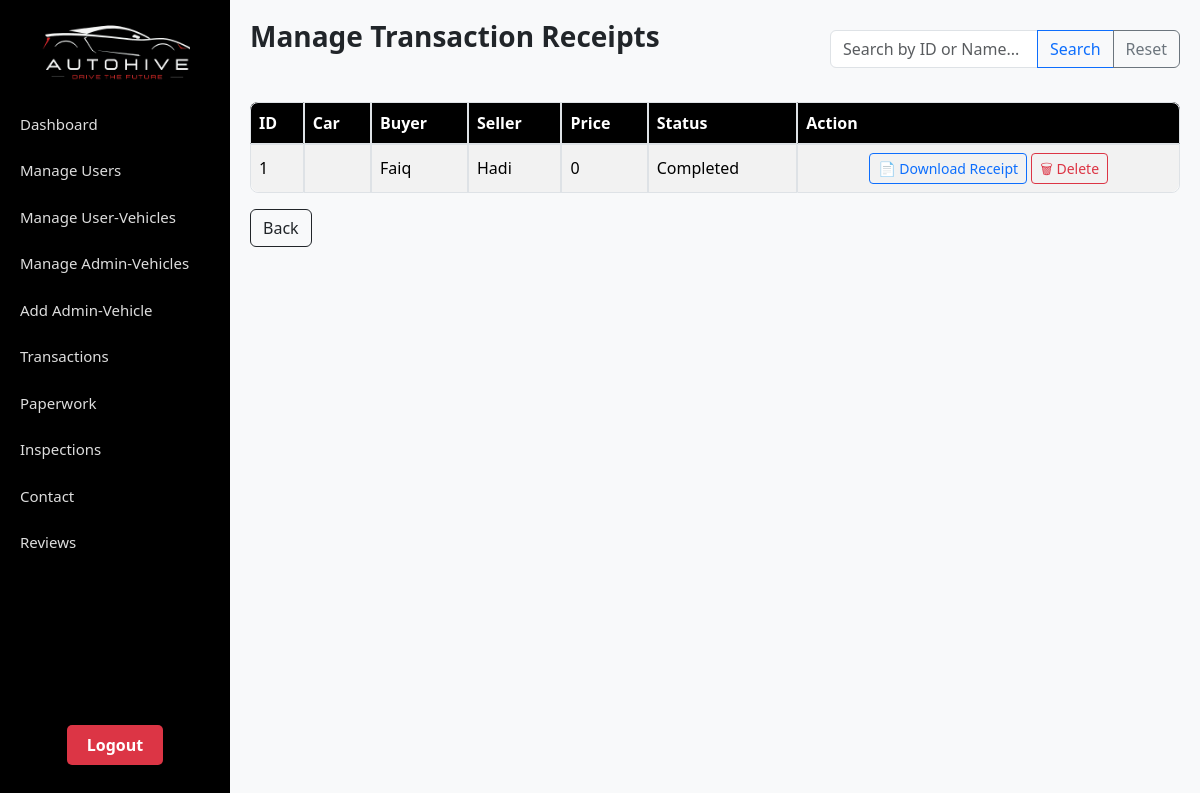
/admin/manage_transaction.php (signed in), run on the app's committed database.
### tables this page shows
CREATE TABLE `transactions` (
  `id` int(11) NOT NULL,
  `buyer_id` int(11) NOT NULL,
  `seller_id` int(11) NOT NULL,
  `user_vehicle_id` int(11) DEFAULT NULL,
  `admin_vehicle_id` int(11) DEFAULT NULL,
  `price` decimal(15,2) NOT NULL,
  `status` enum('pending','completed','cancelled') DEFAULT 'pending',
  `completed_at` datetime DEFAULT NULL,
  `created_at` timestamp NOT NULL DEFAULT current_timestamp()
);

CREATE TABLE `users` (
  `id` int(11) NOT NULL,
  `name` varchar(100) NOT NULL,
  `email` varchar(150) NOT NULL,
  `password` varchar(255) NOT NULL,
  `user_type` enum('buyer','seller','admin') NOT NULL DEFAULT 'buyer',
  `verified` tinyint(1) DEFAULT 1,
  `created_at` timestamp NOT NULL DEFAULT current_timestamp(),
  `phone` varchar(20) NOT NULL,
  `gender` enum('male','female','other') NOT NULL,
  `profile_image` varchar(255) DEFAULT 'default.jpg'
);

### admin/manage_transaction.php (the view, shortened to what this page needs)
<?php
include '../dbconnect.php';
$transactions = $conn->query("SELECT t.*, b.name AS buyer, s.name AS seller,
    COALESCE(v.name, uv.name) AS car_name,
    COALESCE(v.price, uv.price) AS price
    FROM transactions t
    JOIN users b ON t.buyer_id=b.id
    JOIN users s ON t.seller_id=s.id
    LEFT JOIN vehicles v ON t.admin_vehicle_id=v.id
    LEFT JOIN user_vehicles uv ON t.user_vehicle_id=uv.id
    ORDER BY t.id DESC");
function formatPKR($amount) {
    if ($amount >= 10000000) {
        return round($amount / 10000000, 1) . ' Crore';
    } elseif ($amount >= 100000) {
        return round($amount / 100000, 1) . ' Lac';
    } else {
        return number_format($amount);
    }
}
?>
<!DOCTYPE html>
<html lang="en">
<head>
  <link href="https://cdn.jsdelivr.net/npm/bootstrap@5.3.3/dist/css/bootstrap.min.css" rel="stylesheet">
  <link rel="stylesheet" href="css/manage_transaction.css">
</head>
<body>
<div class="sidebar">
  <div>
    <div class="logo">
      <img src="../extraimages/logo.png" alt="Logo">
    </div>
    <div class="sidebar-links">
                <a href="dashboard.php">Dashboard</a>
                <a href="manage_users.php">Manage Users</a>
                <a href="manage_vehicle.php">Manage User-Vehicles</a>
                <a href="manage_admin-vehicles.php">Manage Admin-Vehicles</a>
                <a href="add_car.php">Add Admin-Vehicle</a>
                <a href="manage_transaction.php">Transactions</a>
                <a href="paperwork_request.php">Paperwork</a>
                <a href="inspection_request.php">Inspections</a>
                <a href="manage_contact.php">Contact</a>
                <a href="manage_reviews.php">Reviews</a>
            </div>
  </div>
  <div class="logout-container">
    <a href="?logout=true" class="logout-btn">Logout</a>
  </div>
</div>
<div class="main-content">
<div class="d-flex justify-content-between align-items-center mb-4">
  <h3 class="fw-bold text-center mb-4">Manage Transaction Receipts</h3>
  <div class="input-group input-group-md" style="max-width: 350px;">
    <input type="text" id="searchInput" class="form-control" placeholder="Search by ID or Name...">
    <button class="btn btn-outline-primary" onclick="searchUsers()">Search</button>
    <button class="btn btn-outline-secondary" onclick="resetSearch()">Reset</button>
  </div>
</div>
  <table class="table table-bordered table-striped">
    <thead class="table-dark">
      <tr>
        <th>ID</th>
        <th>Car</th>
        <th>Buyer</th>
        <th>Seller</th>
        <th>Price</th>
        <th>Status</th>
        <th>Action</th>
      </tr>
    </thead>
    <tbody>
      <?php while($t = $transactions->fetch_assoc()) { ?>
      <tr>
        <td><?php echo $t['id']; ?></td>
        <td><?php echo $t['car_name']; ?></td>
        <td><?php echo $t['buyer']; ?></td>
        <td><?php echo $t['seller']; ?></td>
        <td><?php echo formatPKR($t['price']); ?></td>
        <td><?php echo ucfirst($t['status']); ?></td>
        <td class="text-center">
          <?php if($t['status']=='pending') { ?>
            <a href="manage_transaction.php?complete=<?php echo $t['id']; ?>"
               class="btn btn-outline-success btn-sm"
               onclick="return confirm('Mark this transaction as completed and send emails?');">
              ✅ Complete Paperwork
            </a>
          <?php } else { ?>
            <a href="../receipts/receipt_<?php echo $t['id']; ?>.pdf"
               class="btn btn-outline-primary btn-sm" target="_blank">
              📄 Download Receipt
            </a>
          <?php } ?>
          <a href="?delete=<?php echo $t['id']; ?>"
             class="btn btn-outline-danger btn-sm"
             onclick="return confirm('Are you sure you want to delete this transaction?')">
            🗑 Delete
          </a>
        </td>
      </tr>
      <?php } ?>
    </tbody>
  </table>
  <a href="dashboard.php" class="btn btn-outline-dark">Back</a>
</div>
</body>
</html>

### admin/css/manage_transaction.css (style rules this page uses)
body { background-color: #f8f9fa; margin: 0; font-family: 'Segoe UI', Tahoma, Geneva, Verdana, sans-serif; }
.sidebar { width: 230px; height: 100vh; background-color: #000000; display: flex; flex-direction: column; justify-content: space-between; position: fixed; left: 0; top: 0; padding: 20px 0; overflow-y: auto; }
.sidebar .logo { text-align: center; margin-bottom: 20px; }
.sidebar .logo img { max-width: 150px; }
.sidebar-links { display: flex; flex-direction: column; }
.sidebar-links a { color: #ddd; padding: 12px 20px; text-decoration: none; font-size: 15px; transition: background 0.3s, color 0.3s; }
.logout-container { text-align: center; padding: 15px 0; }
.logout-btn { background-color: #dc3545; color: white; padding: 8px 20px; border-radius: 5px; text-decoration: none; font-weight: bold; display: inline-block; }
.main-content { margin-left: 230px; padding: 20px; background-color: #f8f9fa; min-height: 100vh; overflow-x: auto; }
.table-dark { background-color: black; color: white; }
.table { border-collapse: separate; border-spacing: 0; overflow: hidden; }
.table thead th { background-color: #000000; color: white; }
.table td, .table th { vertical-align: middle; border: 1px solid #dee2e6; }
.table thead th:first-child { border-top-left-radius: 8px; }
.table thead th:last-child { border-top-right-radius: 8px; }
.table tbody tr:last-child td:first-child { border-bottom-left-radius: 8px; }
.table tbody tr:last-child td:last-child { border-bottom-right-radius: 8px; }

### data on the page
transactions: id "1", users.name "Faiq", users.name "Hadi", price "0", status "Completed"
